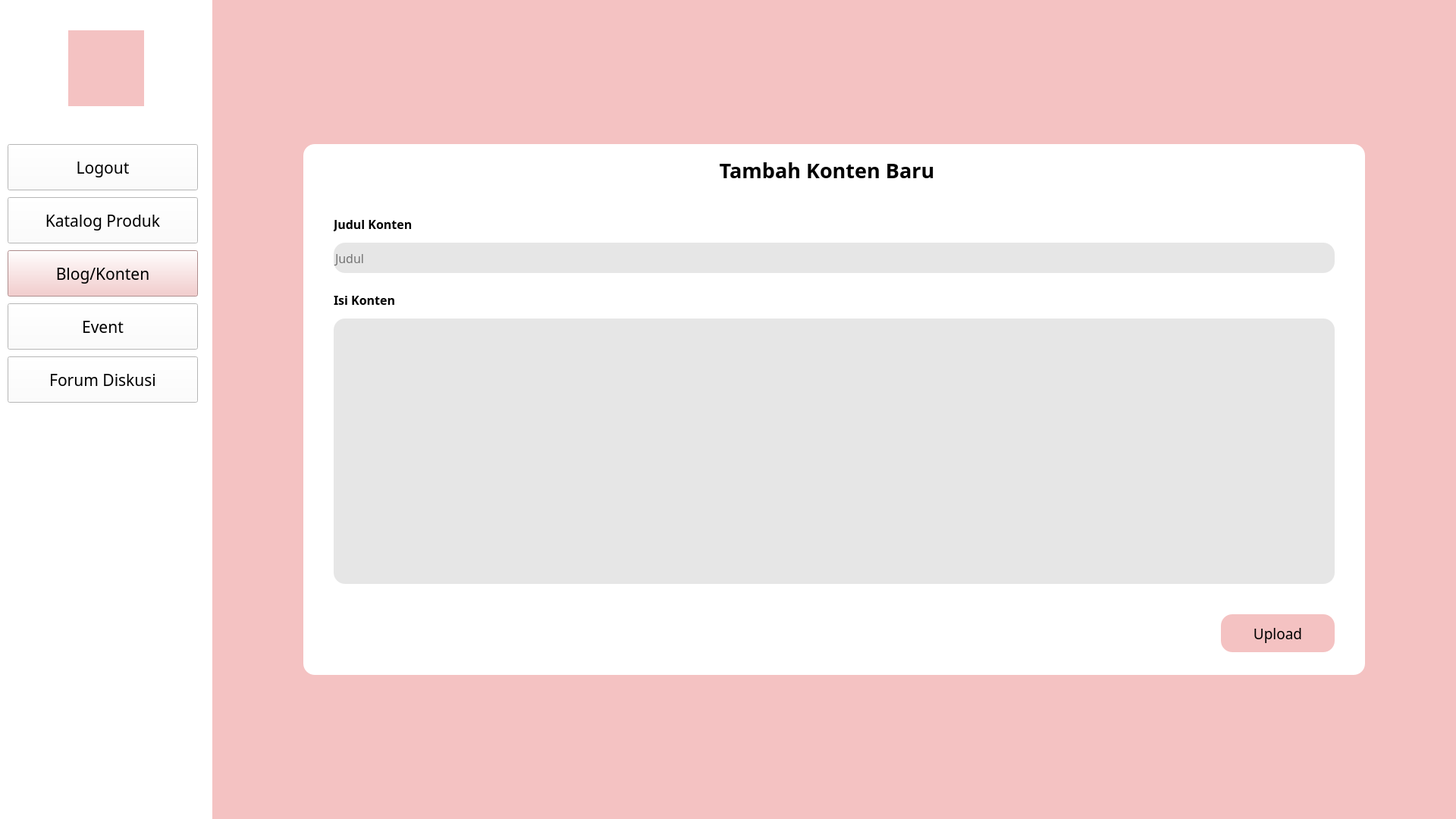
<?xml version="1.0" encoding="UTF-8"?>
<ui version="4.0">
 <class>Form</class>
 <widget class="QWidget" name="Form">
  <property name="enabled">
   <bool>true</bool>
  </property>
  <property name="geometry">
   <rect>
    <x>0</x>
    <y>0</y>
    <width>1920</width>
    <height>1080</height>
   </rect>
  </property>
  <property name="windowTitle">
   <string>Form</string>
  </property>
  <widget class="QWidget" name="widget_2" native="true">
   <property name="geometry">
    <rect>
     <x>0</x>
     <y>0</y>
     <width>1920</width>
     <height>1080</height>
    </rect>
   </property>
   <property name="styleSheet">
    <string notr="true">background-color: rgb(244, 194, 194);</string>
   </property>
   <widget class="QLabel" name="label">
    <property name="geometry">
     <rect>
      <x>0</x>
      <y>0</y>
      <width>280</width>
      <height>1080</height>
     </rect>
    </property>
    <property name="styleSheet">
     <string notr="true">background-color:rgba(255,255,255,255);
</string>
    </property>
    <property name="text">
     <string/>
    </property>
   </widget>
   <widget class="QLabel" name="logo">
    <property name="geometry">
     <rect>
      <x>90</x>
      <y>40</y>
      <width>100</width>
      <height>100</height>
     </rect>
    </property>
    <property name="styleSheet">
     <string notr="true">border-image: url(:/logo/logo.jpg);</string>
    </property>
    <property name="text">
     <string/>
    </property>
   </widget>
   <widget class="QPushButton" name="H_Logout">
    <property name="geometry">
     <rect>
      <x>10</x>
      <y>190</y>
      <width>251</width>
      <height>61</height>
     </rect>
    </property>
    <property name="font">
     <font>
      <family>Poppins</family>
      <pointsize>16</pointsize>
     </font>
    </property>
    <property name="styleSheet">
     <string notr="true">background-color: rgb(255, 255, 255);</string>
    </property>
    <property name="text">
     <string>Logout</string>
    </property>
   </widget>
   <widget class="QPushButton" name="H_KatalogProduk">
    <property name="geometry">
     <rect>
      <x>10</x>
      <y>260</y>
      <width>251</width>
      <height>61</height>
     </rect>
    </property>
    <property name="font">
     <font>
      <family>Poppins</family>
      <pointsize>16</pointsize>
     </font>
    </property>
    <property name="styleSheet">
     <string notr="true">background-color: rgb(255, 255, 255);</string>
    </property>
    <property name="text">
     <string>Katalog Produk</string>
    </property>
   </widget>
   <widget class="QPushButton" name="H_Konten">
    <property name="geometry">
     <rect>
      <x>10</x>
      <y>330</y>
      <width>251</width>
      <height>61</height>
     </rect>
    </property>
    <property name="font">
     <font>
      <family>Poppins</family>
      <pointsize>16</pointsize>
     </font>
    </property>
    <property name="styleSheet">
     <string notr="true">background-color: rgb(244, 194, 194);</string>
    </property>
    <property name="text">
     <string>Blog/Konten</string>
    </property>
   </widget>
   <widget class="QPushButton" name="H_Event">
    <property name="geometry">
     <rect>
      <x>10</x>
      <y>400</y>
      <width>251</width>
      <height>61</height>
     </rect>
    </property>
    <property name="font">
     <font>
      <family>Poppins</family>
      <pointsize>16</pointsize>
     </font>
    </property>
    <property name="styleSheet">
     <string notr="true">background-color: rgb(255, 255, 255);</string>
    </property>
    <property name="text">
     <string>Event</string>
    </property>
   </widget>
   <widget class="QPushButton" name="H_ForumDiskusi">
    <property name="geometry">
     <rect>
      <x>10</x>
      <y>470</y>
      <width>251</width>
      <height>61</height>
     </rect>
    </property>
    <property name="font">
     <font>
      <family>Poppins</family>
      <pointsize>16</pointsize>
     </font>
    </property>
    <property name="styleSheet">
     <string notr="true">background-color: rgb(255, 255, 255);</string>
    </property>
    <property name="text">
     <string>Forum Diskusi</string>
    </property>
   </widget>
   <widget class="QFrame" name="frame">
    <property name="geometry">
     <rect>
      <x>400</x>
      <y>190</y>
      <width>1400</width>
      <height>700</height>
     </rect>
    </property>
    <property name="styleSheet">
     <string notr="true">background-color: rgb(255, 255, 255);
border-radius:15px;</string>
    </property>
    <property name="frameShape">
     <enum>QFrame::StyledPanel</enum>
    </property>
    <property name="frameShadow">
     <enum>QFrame::Raised</enum>
    </property>
    <widget class="QPushButton" name="uploadButton">
     <property name="geometry">
      <rect>
       <x>1210</x>
       <y>620</y>
       <width>150</width>
       <height>50</height>
      </rect>
     </property>
     <property name="font">
      <font>
       <family>Poppins</family>
       <pointsize>14</pointsize>
      </font>
     </property>
     <property name="styleSheet">
      <string notr="true">background-color: rgb(244, 194, 194);</string>
     </property>
     <property name="text">
      <string>Upload</string>
     </property>
    </widget>
    <widget class="QLabel" name="label_2">
     <property name="geometry">
      <rect>
       <x>320</x>
       <y>-1</y>
       <width>741</width>
       <height>71</height>
      </rect>
     </property>
     <property name="font">
      <font>
       <family>Poppins</family>
       <pointsize>20</pointsize>
       <weight>75</weight>
       <bold>true</bold>
      </font>
     </property>
     <property name="text">
      <string>Tambah Konten Baru</string>
     </property>
     <property name="alignment">
      <set>Qt::AlignCenter</set>
     </property>
    </widget>
    <widget class="QLabel" name="label_3">
     <property name="geometry">
      <rect>
       <x>40</x>
       <y>80</y>
       <width>400</width>
       <height>50</height>
      </rect>
     </property>
     <property name="font">
      <font>
       <family>Poppins</family>
       <pointsize>12</pointsize>
       <weight>75</weight>
       <bold>true</bold>
      </font>
     </property>
     <property name="text">
      <string>Judul Konten</string>
     </property>
     <property name="alignment">
      <set>Qt::AlignLeading|Qt::AlignLeft|Qt::AlignVCenter</set>
     </property>
    </widget>
    <widget class="QLineEdit" name="insertjudul">
     <property name="geometry">
      <rect>
       <x>40</x>
       <y>130</y>
       <width>1320</width>
       <height>40</height>
      </rect>
     </property>
     <property name="font">
      <font>
       <family>Poppins</family>
       <pointsize>12</pointsize>
      </font>
     </property>
     <property name="styleSheet">
      <string notr="true">background-color: rgb(230, 230, 230);
border-radius:15px;</string>
     </property>
     <property name="placeholderText">
      <string>Judul</string>
     </property>
    </widget>
    <widget class="QLabel" name="label_5">
     <property name="geometry">
      <rect>
       <x>40</x>
       <y>180</y>
       <width>400</width>
       <height>50</height>
      </rect>
     </property>
     <property name="font">
      <font>
       <family>Poppins</family>
       <pointsize>12</pointsize>
       <weight>75</weight>
       <bold>true</bold>
      </font>
     </property>
     <property name="text">
      <string>Isi Konten</string>
     </property>
     <property name="alignment">
      <set>Qt::AlignLeading|Qt::AlignLeft|Qt::AlignVCenter</set>
     </property>
    </widget>
    <widget class="QPlainTextEdit" name="insertisi">
     <property name="geometry">
      <rect>
       <x>40</x>
       <y>230</y>
       <width>1320</width>
       <height>350</height>
      </rect>
     </property>
     <property name="font">
      <font>
       <family>Poppins</family>
       <pointsize>12</pointsize>
      </font>
     </property>
     <property name="styleSheet">
      <string notr="true">background-color: rgb(230, 230, 230);
border-radius:15px;</string>
     </property>
    </widget>
    <widget class="QLabel" name="error">
     <property name="geometry">
      <rect>
       <x>400</x>
       <y>635</y>
       <width>800</width>
       <height>20</height>
      </rect>
     </property>
     <property name="font">
      <font>
       <family>Poppins</family>
       <pointsize>12</pointsize>
      </font>
     </property>
     <property name="styleSheet">
      <string notr="true">color:red;</string>
     </property>
     <property name="text">
      <string/>
     </property>
     <property name="alignment">
      <set>Qt::AlignRight|Qt::AlignTrailing|Qt::AlignVCenter</set>
     </property>
    </widget>
   </widget>
  </widget>
 </widget>
 <resources>
  <include location="logo.qrc"/>
 </resources>
 <connections/>
</ui>
